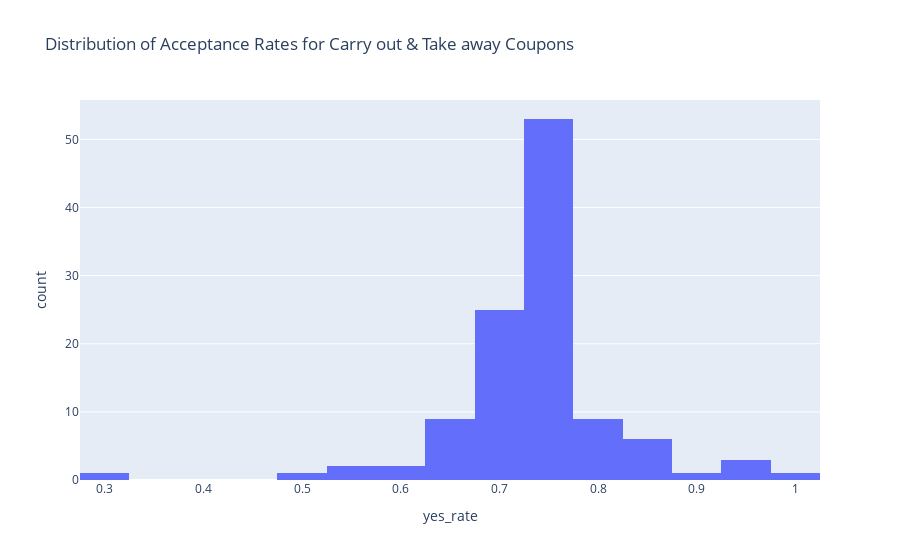

Source (notebook cell):
### Markdown cell above
#### Distribution of Acceptance Rates for Carry out & Take away Coupons

### Code cell
# Distribution for Acceptance Rates for Carry out & Take away Coupons
fig = px.histogram(sorted_rates, x='yes_rate', title='Distribution of Acceptance Rates for Carry out & Take away Coupons')
fig.show()
fig.show('png')

### Figure 1 — Plotly figure (JSON) as saved in the notebook; plotly's stock layout.template omitted (floating-point values rounded to 4 significant figures)
{"data": [{"alignmentgroup": "True", "bingroup": "x", "hovertemplate": "yes_rate=%{x}<br>count=%{y}<extra></extra>", "legendgroup": "", "marker": {"color": "#636efa", "pattern": {"shape": ""}}, "name": "", "offsetgroup": "", "orientation": "v", "showlegend": false, "type": "histogram", "x": [1, 0.9677, 0.9643, 0.9375, 0.8889, 0.867, 0.8636, 0.8462, 0.8333, 0.8254, 0.8253, 0.8174, 0.8173, 0.8158, 0.8085, 0.8, 0.7887, 0.7877, 0.7816, 0.7812, 0.7749, 0.7746, 0.7724, 0.7721, 0.7646, 0.7636, 0.7629, 0.7628, 0.7622, 0.7592, 0.7589, 0.7578, 0.7576, 0.7568, 0.7563, 0.7554, 0.7551, 0.7537, 0.7533, 0.7529, 0.7526, 0.7521, 0.7512, 0.75, 0.75, 0.7485, 0.7475, 0.747, 0.7468, 0.7459, 0.7423, 0.7407, 0.7406, 0.7398, 0.7388, 0.7384, 0.738, 0.7375, 0.7361, 0.7355, 0.7323, 0.7323, 0.7321, 0.732, 0.7319, 0.7317, 0.7308, 0.7298, 0.7281, 0.728, 0.7274, 0.7262, 0.7261, 0.7243, 0.7234, 0.7228, 0.7222, 0.72, 0.7193, 0.7188, 0.7177, 0.7171, 0.7167, 0.7143, 0.7139, 0.7137, 0.713, 0.7126, 0.7111, 0.7068, 0.7059, 0.7056, 0.7039, 0.7037, 0.7021, 0.6809, 0.6799, 0.6773, 0.6667, 0.6638, 0.6568, 0.6549, 0.6549, 0.6536, 0.6348, 0.6333, 0.625, 0.6113, 0.6073, 0.5606, 0.5366, 0.5, 0.3125], "xaxis": "x", "yaxis": "y"}], "layout": {"barmode": "relative", "legend": {"tracegroupgap": 0}, "title": {"text": "Distribution of Acceptance Rates for Carry out & Take away Coupons"}, "xaxis": {"anchor": "y", "domain": [0, 1], "title": {"text": "yes_rate"}}, "yaxis": {"anchor": "x", "domain": [0, 1], "title": {"text": "count"}}}}
